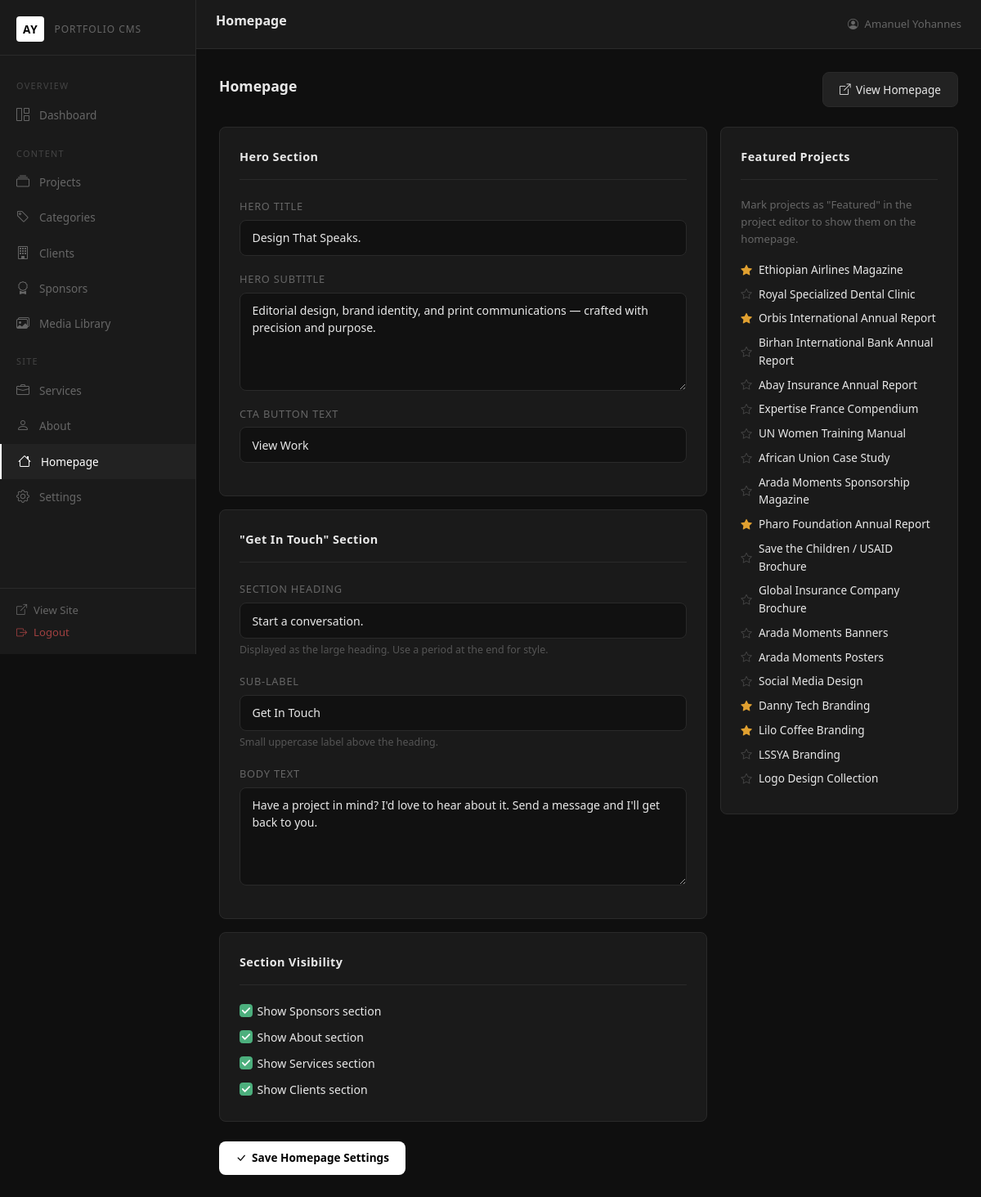
The app's page /admin/homepage.php (signed in) with its own data.
### tables this page shows
CREATE TABLE `projects` (
  `id` int(11) NOT NULL AUTO_INCREMENT,
  `category_id` int(11) DEFAULT NULL,
  `client_id` int(11) DEFAULT NULL,
  `title` varchar(200) NOT NULL,
  `slug` varchar(220) NOT NULL,
  `short_description` varchar(300) DEFAULT NULL,
  `description` text DEFAULT NULL,
  `year` year DEFAULT NULL,
  `cover_image` varchar(255) DEFAULT NULL,
  `featured` tinyint(1) NOT NULL DEFAULT 0,
  `status` enum('published','draft') NOT NULL DEFAULT 'draft',
  `display_order` int(11) NOT NULL DEFAULT 0,
  `created_at` datetime NOT NULL DEFAULT CURRENT_TIMESTAMP,
  `updated_at` datetime NOT NULL DEFAULT CURRENT_TIMESTAMP ON UPDATE CURRENT_TIMESTAMP,
  PRIMARY KEY (`id`),
  UNIQUE KEY `slug` (`slug`),
  KEY `category_id` (`category_id`),
  KEY `client_id` (`client_id`),
  CONSTRAINT `fk_project_category` FOREIGN KEY (`category_id`) REFERENCES `categories` (`id`) ON DELETE SET NULL,
  CONSTRAINT `fk_project_client` FOREIGN KEY (`client_id`) REFERENCES `clients` (`id`) ON DELETE SET NULL
);

### includes/functions.php (called while the page is built, shortened)
<?php
require_once __DIR__ . '/database.php';
function e(string $s): string {
    return htmlspecialchars($s, ENT_QUOTES | ENT_SUBSTITUTE, 'UTF-8');
}

### includes/database.php (called while the page is built, shortened)
<?php
function db(): PDO {
    static $pdo = null;
    if ($pdo === null) {
        $dsn = 'mysql:host=' . DB_HOST . ';dbname=' . DB_NAME . ';charset=' . DB_CHARSET;
        $pdo = new PDO($dsn, DB_USER, DB_PASS, [
            PDO::ATTR_ERRMODE            => PDO::ERRMODE_EXCEPTION,
            PDO::ATTR_DEFAULT_FETCH_MODE => PDO::FETCH_ASSOC,
            PDO::ATTR_EMULATE_PREPARES   => false,
        ]);
    }
    return $pdo;
}

### admin/homepage.php (the view, shortened to what this page needs)
<?php
$s = getAllSettings();
$featuredProjects = db()->query('SELECT id, title, slug, cover_image, featured FROM projects WHERE status="published" ORDER BY display_order ASC')->fetchAll();
include __DIR__ . '/includes/header.php';
?>
<div class="page-header">
    <h2>Homepage</h2>
    <a href="<?= BASE_URL ?>/" target="_blank" class="btn-admin-secondary"><i class="bi bi-box-arrow-up-right"></i> View Homepage</a>
</div>
<form method="POST">
    <div class="row g-3">
        <div class="col-lg-8">
            <div class="admin-card mb-3">
                <div class="admin-card-header"><span class="admin-card-title">Hero Section</span></div>
                <div class="mb-3"><label class="form-label">Hero Title</label><input type="text" name="hero_title" class="form-control" value="<?= e($s['hero_title'] ?? '') ?>"></div>
                <div class="mb-3"><label class="form-label">Hero Subtitle</label><textarea name="hero_subtitle" class="form-control" rows="3"><?= e($s['hero_subtitle'] ?? '') ?></textarea></div>
                <div class="mb-3"><label class="form-label">CTA Button Text</label><input type="text" name="hero_cta_text" class="form-control" value="<?= e($s['hero_cta_text'] ?? 'View Work') ?>"></div>
            </div>
            <div class="admin-card mb-3">
                <div class="admin-card-header"><span class="admin-card-title">"Get In Touch" Section</span></div>
                <div class="mb-3">
                    <label class="form-label">Section Heading</label>
                    <input type="text" name="contact_section_heading" class="form-control" value="<?= e($s['contact_section_heading'] ?? 'Start a conversation.') ?>">
                    <div class="form-text">Displayed as the large heading. Use a period at the end for style.</div>
                </div>
                <div class="mb-3">
                    <label class="form-label">Sub-label</label>
                    <input type="text" name="contact_section_subheading" class="form-control" value="<?= e($s['contact_section_subheading'] ?? 'Get In Touch') ?>">
                    <div class="form-text">Small uppercase label above the heading.</div>
                </div>
                <div class="mb-3">
                    <label class="form-label">Body Text</label>
                    <textarea name="contact_section_body" class="form-control" rows="3"><?= e($s['contact_section_body'] ?? "Have a project in mind? I'd love to hear about it. Send a message and I'll get back to you.") ?></textarea>
                </div>
            </div>
            <div class="admin-card mb-3">
                <div class="admin-card-header"><span class="admin-card-title">Section Visibility</span></div>
                <div class="form-check mb-2">
                    <input type="checkbox" name="show_sponsors" id="showSponsors" class="form-check-input" <?= ($s['show_sponsors'] ?? '1') === '1' ? 'checked' : '' ?>>
                    <label for="showSponsors" class="form-check-label">Show Sponsors section</label>
                </div>
                <div class="form-check mb-2">
                    <input type="checkbox" name="show_about" id="showAbout" class="form-check-input" <?= ($s['show_about'] ?? '1') === '1' ? 'checked' : '' ?>>
                    <label for="showAbout" class="form-check-label">Show About section</label>
                </div>
                <div class="form-check mb-2">
                    <input type="checkbox" name="show_services" id="showServices" class="form-check-input" <?= ($s['show_services'] ?? '1') === '1' ? 'checked' : '' ?>>
                    <label for="showServices" class="form-check-label">Show Services section</label>
                </div>
                <div class="form-check">
                    <input type="checkbox" name="show_clients" id="showClients" class="form-check-input" <?= ($s['show_clients'] ?? '1') === '1' ? 'checked' : '' ?>>
                    <label for="showClients" class="form-check-label">Show Clients section</label>
                </div>
            </div>
        </div>
        <div class="col-lg-4">
            <div class="admin-card">
                <div class="admin-card-header"><span class="admin-card-title">Featured Projects</span></div>
                <p style="font-size:0.82rem;color:var(--text-muted);margin-bottom:1rem">Mark projects as "Featured" in the project editor to show them on the homepage.</p>
                <?php foreach ($featuredProjects as $p): ?>
                <div style="display:flex;align-items:center;gap:0.5rem;margin-bottom:0.5rem;font-size:0.85rem">
                    <?php if ($p['featured']): ?>
                    <i class="bi bi-star-fill" style="color:#e0a030"></i>
                    <?php else: ?>
                    <i class="bi bi-star" style="color:#444"></i>
                    <?php endif; ?>
                    <a href="<?= BASE_URL ?>/admin/project-edit.php?id=<?= $p['id'] ?>" style="color:var(--text);text-decoration:none"><?= e($p['title']) ?></a>
                </div>
                <?php endforeach; ?>
            </div>
        </div>
    </div>
    <div class="mt-2">
        <button type="submit" class="btn-admin-primary"><i class="bi bi-check-lg"></i> Save Homepage Settings</button>
    </div>
</form>
<?php include __DIR__ . '/includes/footer.php'; ?>

### assets/css/admin.css (style rules this page uses)
:root { --sidebar-w: 240px; --topbar-h: 60px; --bg: #0f0f0f; --surface: #1a1a1a; --surface2: #222; --border: #2a2a2a; --text: #e8e8e8; --text-muted: #666; --accent: #fff; --accent-dim: #aaa; --danger: #e05555; --success: #4caf7d; --warning: #e0a030; --info: #4a9eff; --radius: 8px; --transition: 0.2s ease; }
*, *::before, *::after { box-sizing: border-box; margin: 0; padding: 0; }
body { font-family: 'Segoe UI', system-ui, -apple-system, sans-serif; background: var(--bg); color: var(--text); font-size: 0.9rem; line-height: 1.6; }
.admin-card { background: var(--surface); border: 1px solid var(--border); border-radius: var(--radius); padding: 1.5rem; margin-bottom: 1.5rem; }
.admin-card-header { display: flex; align-items: center; justify-content: space-between; margin-bottom: 1.25rem; padding-bottom: 1rem; border-bottom: 1px solid var(--border); }
.admin-card-title { font-size: 0.9rem; font-weight: 600; color: var(--text); letter-spacing: 0.03em; }
.form-label { font-size: 0.8rem; color: var(--text-muted); text-transform: uppercase; letter-spacing: 0.06em; margin-bottom: 0.4rem; }
.form-control, .form-select { background: #111; border: 1px solid var(--border); color: var(--text); border-radius: var(--radius); padding: 0.65rem 0.9rem; font-size: 0.88rem; transition: border-color var(--transition); }
.form-control::placeholder { color: #444; }
textarea.form-control { min-height: 120px; resize: vertical; }
.form-check-input { background-color: #111; border-color: #444; width: 1.1em; height: 1.1em; }
.form-check-input:checked { background-color: #4caf7d; border-color: #4caf7d; }
.form-check-label { font-size: 0.88rem; color: var(--text); }
.form-text { font-size: 0.78rem; color: #555; }
.btn-admin-primary { background: #fff; color: #000; border: none; padding: 0.6rem 1.25rem; border-radius: var(--radius); font-size: 0.85rem; font-weight: 600; cursor: pointer; transition: background var(--transition); text-decoration: none; display: inline-flex; align-items: center; gap: 0.4rem; }
.btn-admin-secondary { background: var(--surface2); color: var(--text); border: 1px solid var(--border); padding: 0.6rem 1.25rem; border-radius: var(--radius); font-size: 0.85rem; cursor: pointer; transition: background var(--transition); text-decoration: none; display: inline-flex; align-items: center; gap: 0.4rem; }
.page-header { display: flex; align-items: center; justify-content: space-between; margin-bottom: 1.5rem; flex-wrap: wrap; gap: 0.75rem; }
.page-header h2 { font-size: 1.1rem; font-weight: 600; }

### records on screen
projects: featured 1 (drawn), title "Ethiopian Airlines Magazine"
projects: featured 0 (drawn), title "Royal Specialized Dental Clinic"
projects: featured 1 (drawn), title "Orbis International Annual Report"
projects: featured 0 (drawn), title "Birhan International Bank Annual Report"
projects: featured 0 (drawn), title "Abay Insurance Annual Report"
projects: featured 0 (drawn), title "Expertise France Compendium"
projects: featured 0 (drawn), title "UN Women Training Manual"
projects: featured 0 (drawn), title "African Union Case Study"
projects: featured 0 (drawn), title "Arada Moments Sponsorship Magazine"
projects: featured 1 (drawn), title "Pharo Foundation Annual Report"
projects: featured 0 (drawn), title "Save the Children / USAID Brochure"
projects: featured 0 (drawn), title "Global Insurance Company Brochure"
projects: featured 0 (drawn), title "Arada Moments Banners"
projects: featured 0 (drawn), title "Arada Moments Posters"
projects: featured 0 (drawn), title "Social Media Design"
projects: featured 1 (drawn), title "Danny Tech Branding"
projects: featured 1 (drawn), title "Lilo Coffee Branding"
projects: featured 0 (drawn), title "LSSYA Branding"
projects: featured 0 (drawn), title "Logo Design Collection"

### other values on screen
$pageTitle "Homepage"
$_SESSION['admin_name'] "Amanuel Yohannes"
